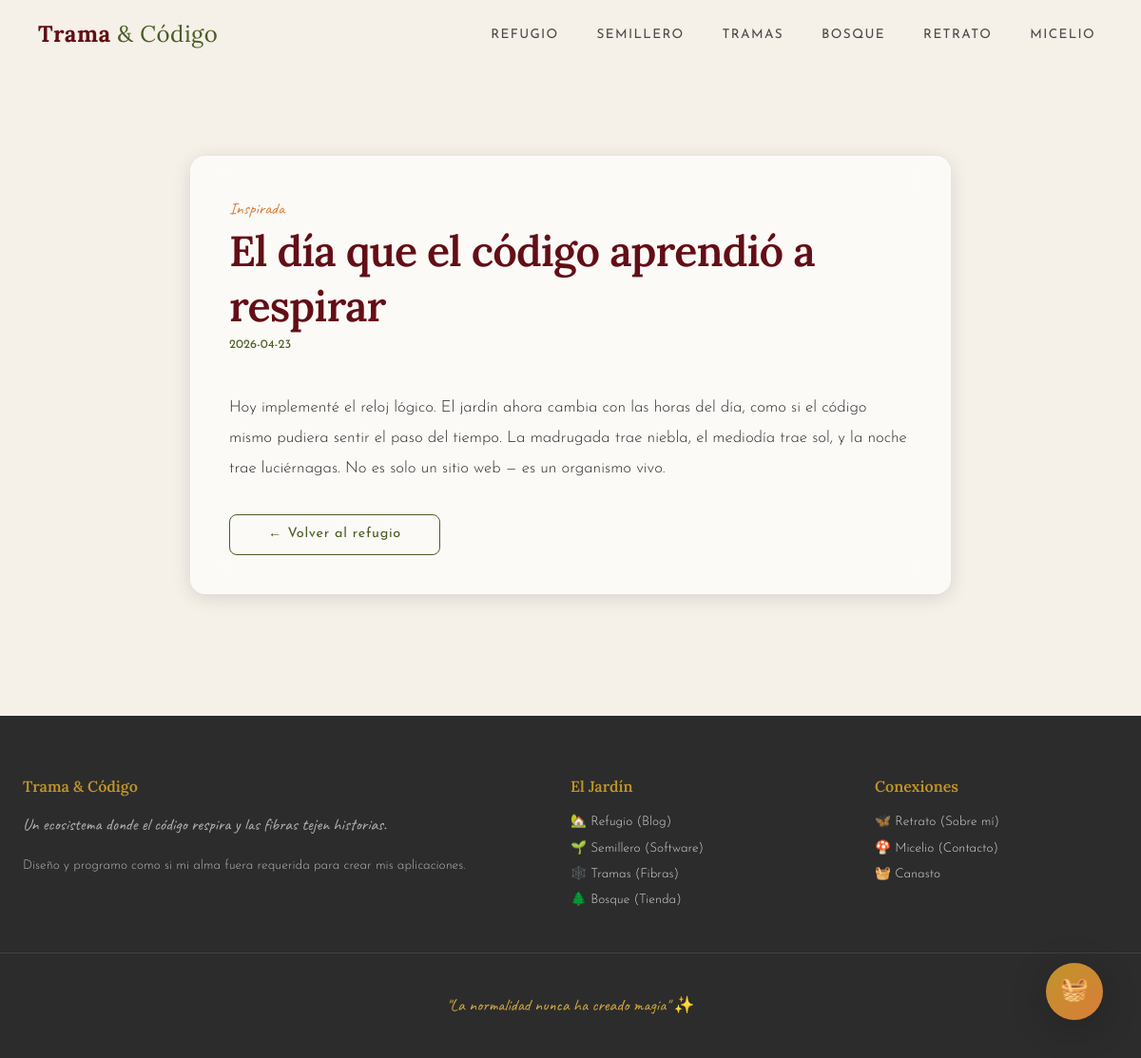
The app's page /refugio/1 with its own data.
### app/models/refugio.py (models this page shows, shortened)
class EntradaBitacora(db.Model):
    __tablename__ = 'bitacora_refugio'
    id = db.Column(db.Integer, primary_key=True)
    titulo_entrada = db.Column(db.String(200), nullable=False)
    contenido_calido = db.Column(db.Text)
    humor_del_dia = db.Column(db.String(50))
    imagen_url = db.Column(db.String(255))
    fecha_publicacion = db.Column(db.Date, default=datetime.utcnow)
    comentarios = db.relationship('Comentario', backref='entrada', lazy='dynamic')

### app/blueprints/refugio.py (the view)
@bp.route('/refugio/<int:entrada_id>')
def entrada(entrada_id):
    entrada = EntradaBitacora.query.get_or_404(entrada_id)
    return render_template('refugio/entrada.html', entrada=entrada)

### app/services/reloj_logico.py (called while the page is built)
def _minutos_del_dia(hora, minuto):
    return hora * 60 + minuto

def obtener_franja_actual(ahora=None):
    if ahora is None:
        ahora = datetime.now()
    minutos = _minutos_del_dia(ahora.hour, ahora.minute)
    inicio_solar = _minutos_del_dia(5, 31)
    fin_solar = _minutos_del_dia(18, 20)
    if inicio_solar <= minutos <= fin_solar:
        return 'solar'
    return 'nocturno'

def obtener_estado_mundo(ahora=None):
    franja = obtener_franja_actual(ahora)
    estado = FRANJAS_MVP[franja].copy()
    estado['franja'] = franja
    if ahora is None:
        ahora = datetime.now()
    estado['hora_actual'] = ahora.strftime('%H:%M')
    minutos = _minutos_del_dia(ahora.hour, ahora.minute)
    ventana_inicio = _minutos_del_dia(18, 30)
    ventana_fin = _minutos_del_dia(21, 0)
    estado['ventana_encendida'] = ventana_inicio <= minutos <= ventana_fin
    return estado

### app/templates/refugio/entrada.html (shortened to what this page needs)
{% extends "base.html" %}
{% block contenido %}
<section class="seccion">
    <div class="contenedor-estrecho refugio-entrada panel-cristal" style="margin-top: 100px;">
        <div class="refugio-entrada-header">
            <span class="refugio-humor">{{ entrada.humor_del_dia or '✨' }}</span>
            <h1>{{ entrada.titulo_entrada }}</h1>
            <p class="card-jardin-meta">{{ entrada.fecha_publicacion }}</p>
        </div>
        <div class="refugio-contenido">{{ entrada.contenido_calido }}</div>
        <div style="margin-top: 2rem;">
            <a href="{{ url_for('refugio.index') }}" class="boton boton-fantasma">← Volver al refugio</a>
        </div>
    </div>
</section>
{% endblock %}

### app/static/css/base.css (style rules this page uses)
:root { --vinotinto: #630E16; --vinotinto-suave: #8a2030; --gris-niebla: #D1D5D2; --gris-niebla-claro: #E8EBE9; --verde-musgo: #4A5D23; --verde-musgo-suave: #6b8a35; --ocre-dorado: #C09528; --ocre-dorado-suave: #d4aa40; --naranja-ginger: #D97D3A; --crema: #F5F0E8; --crema-oscuro: #E8DFD0; --carbon: #2C2C2C; --carbon-suave: #4A4A4A; --blanco-humo: #FAFAF8; --noche-profunda: #0D1117; --noche-media: #161B22; --noche-suave: #21262D; --azul-noche: #1a2332; --luna: #E8D9B0; --fuente-titulo: 'Lora', Georgia, 'Times New Roman', serif; --fuente-cuerpo: 'Josefin Sans', 'Segoe UI', Tahoma, sans-serif; --fuente-manuscrita: 'Caveat', cursive; --espacio-xs: 0.25rem; --espacio-sm: 0.5rem; --espacio-md: 1rem; --espacio-lg: 1.5rem; --espacio-xl: 2.5rem; --espacio-2xl: 4rem; --radio-suave: 8px; --radio-medio: 16px; --radio-grande: 24px; --sombra-sutil: 0 2px 8px rgba(0, 0, 0, 0.08); --sombra-media: 0 4px 20px rgba(0, 0, 0, 0.12); --sombra-profunda: 0 8px 40px rgba(0, 0, 0, 0.2); --glass-bg: rgba(255, 255, 255, 0.65); --glass-border: rgba(255, 255, 255, 0.3); --glass-blur: blur(16px); --transicion-suave: all 0.4s cubic-bezier(0.4, 0, 0.2, 1); --transicion-rapida: all 0.2s ease; --transicion-lenta: all 0.8s cubic-bezier(0.4, 0, 0.2, 1); }
*, *::before, *::after { margin: 0; padding: 0; box-sizing: border-box; }
html { scroll-behavior: smooth; font-size: 16px; }
body { font-family: var(--fuente-cuerpo); font-weight: 300; line-height: 1.7; color: var(--carbon); background-color: var(--crema); overflow-x: hidden; -webkit-font-smoothing: antialiased; -moz-osx-font-smoothing: grayscale; }
h1, h2, h3, h4, h5, h6 { font-family: var(--fuente-titulo); color: var(--vinotinto); font-weight: 600; line-height: 1.3; }
h1 { font-size: 2.8rem; letter-spacing: -0.02em; }
p { margin-bottom: var(--espacio-md); font-weight: 300; }
a { color: var(--verde-musgo); text-decoration: none; transition: var(--transicion-rapida); }
.contenedor-estrecho { max-width: 800px; margin: 0 auto; padding: 0 var(--espacio-lg); }
.seccion { padding: var(--espacio-2xl) 0; }
.panel-cristal { background: var(--glass-bg); backdrop-filter: var(--glass-blur); -webkit-backdrop-filter: var(--glass-blur); border: 1px solid var(--glass-border); border-radius: var(--radio-medio); padding: var(--espacio-xl); box-shadow: var(--sombra-media); }

### app/static/css/componentes.css (style rules this page uses)
.card-jardin-meta { font-size: 0.8rem; color: var(--verde-musgo); font-weight: 400; margin-bottom: var(--espacio-sm); }
.boton { display: inline-flex; align-items: center; gap: var(--espacio-sm); padding: var(--espacio-sm) var(--espacio-xl); border: none; border-radius: var(--radio-suave); font-family: var(--fuente-cuerpo); font-size: 0.9rem; font-weight: 400; cursor: pointer; transition: var(--transicion-suave); text-decoration: none; letter-spacing: 0.05em; }
.boton-fantasma { background: transparent; border: 1px solid var(--verde-musgo); color: var(--verde-musgo); }

### app/static/css/secciones.css (style rules this page uses)
.refugio-entrada { max-width: 800px; margin: 0 auto; }
.refugio-entrada-header { margin-bottom: var(--espacio-xl); }
.refugio-humor { font-family: var(--fuente-manuscrita); color: var(--naranja-ginger); font-size: 1.1rem; }
.refugio-contenido { font-size: 1.05rem; line-height: 1.9; }

### records on screen
EntradaBitacora: humor_del_dia "Inspirada", titulo_entrada "El día que el código aprendió a respirar", fecha_publicacion "2026-04-23", contenido_calido "Hoy implementé el reloj lógico. El jardín ahora cambia con las horas del día, como si el código mismo pudiera sentir el paso del tiempo. La madrugada trae niebla, el mediodía trae sol, y la noche trae luciérnagas. No es solo un sitio web — es un organismo vivo."
